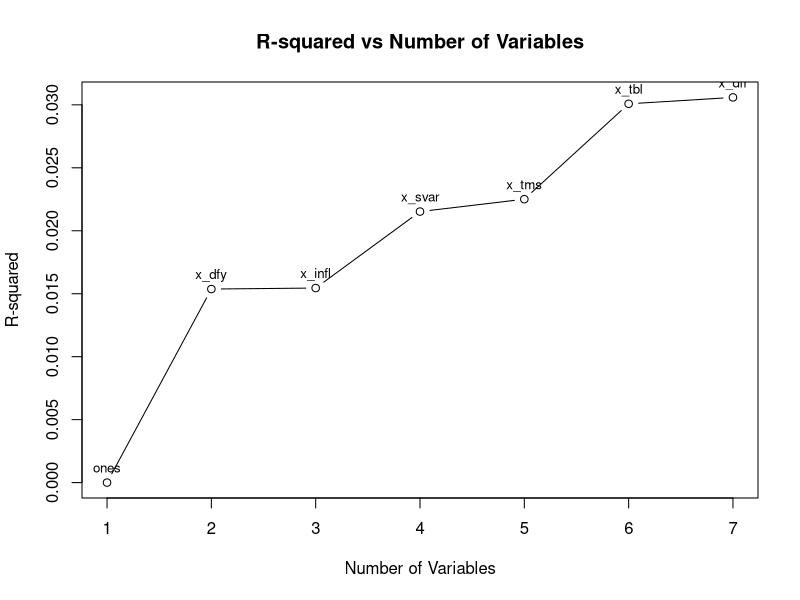

Write R code to recreate this figure.
calculate_beta_hat <- function(y, x) {
  beta_hat <- solve(t(x) %*% x) %*% t(x) %*% y
  return(beta_hat)
}

calculate_r_squared <- function(y, y_hat) {
  TSS <- sum((y - mean(y))^2)
  ESS <- sum((y - y_hat)^2)
  return(1 - ESS / TSS)
}


# Q3 ================================================
dt <- read.csv("./Equity_Premium.csv")
y <- dt$y
ones <- rep(1, 504)
x_dfy <- dt$x_dfy
x_infl <- dt$x_infl
x_svar <- dt$x_svar
x_tms <- dt$x_tms
x_tbl <- dt$x_tbl
x_dfr <- dt$x_dfr

x <- cbind(ones, x_dfy, x_infl, x_svar, x_tms, x_tbl, x_dfr)

beta_hat <- solve(t(x) %*% x) %*% t(x) %*% y
print("beta_hat =")
print(beta_hat)

x1 <- cbind(ones, x_dfy, x_infl, x_svar)
x2 <- cbind(x_tms, x_tbl, x_dfr)

m1 <- diag(nrow(x1)) - x1 %*% solve(t(x1) %*% x1) %*% t(x1)
m2 <- diag(nrow(x2)) - x2 %*% solve(t(x2) %*% x2) %*% t(x2)

beta1 <- solve(t(m2 %*% x1) %*% m2 %*% x1) %*% (t(m2 %*% x1) %*% m2 %*% y)
beta2 <- solve(t(m1 %*% x2) %*% m1 %*% x2) %*% (t(m1 %*% x2) %*% m1 %*% y)

# Combine intercept and beta_hat_fwl
beta_hat <- matrix(c(beta1, beta2), ncol = 1)
rownames(beta_hat) <- c("ones", "x_dfy", "x_infl", "x_svar", "x_tms", "x_tbl", "x_dfr")

print("beta_hat (FWL) =")
print(beta_hat)

# Q4 ================================================
# List of x variables
x_vars <- c("ones", "x_dfy", "x_infl", "x_svar", "x_tms", "x_tbl", "x_dfr")
x <- c()
r_squared_results <- c()

# Iterate through x variables
for (var in x_vars) {
  if (var == "ones") {
    x <- cbind(x, ones)
  } else {
    x <- cbind(x, dt[[var]])
  }
  beta_hat <- calculate_beta_hat(y, x)
  y_hat <- x %*% beta_hat
  r_squared <- calculate_r_squared(y, y_hat)
  r_squared_results <- c(r_squared_results, r_squared)
}

# Print final results
print("R-squared values:")
print(r_squared_results)

# Save the plot as a PNG file
png("./img/r_squared_plot.png", width = 800, height = 600)

# Plot R-squared results
plot(seq_along(r_squared_results), r_squared_results, 
     type = "b", # Both points and lines
     xlab = "Number of Variables", 
     ylab = "R-squared",
     main = "R-squared vs Number of Variables",
     xaxt = "n") # Suppress x-axis labels initially

# Add custom x-axis labels
axis(1, at = seq_along(r_squared_results), labels = 
     seq_along(r_squared_results))

# Add variable names as text
text(seq_along(r_squared_results), r_squared_results, 
     labels = x_vars, 
     pos = 3, # Position text above the points
     cex = 0.8) # Adjust text size

# Close the PNG device
dev.off()


